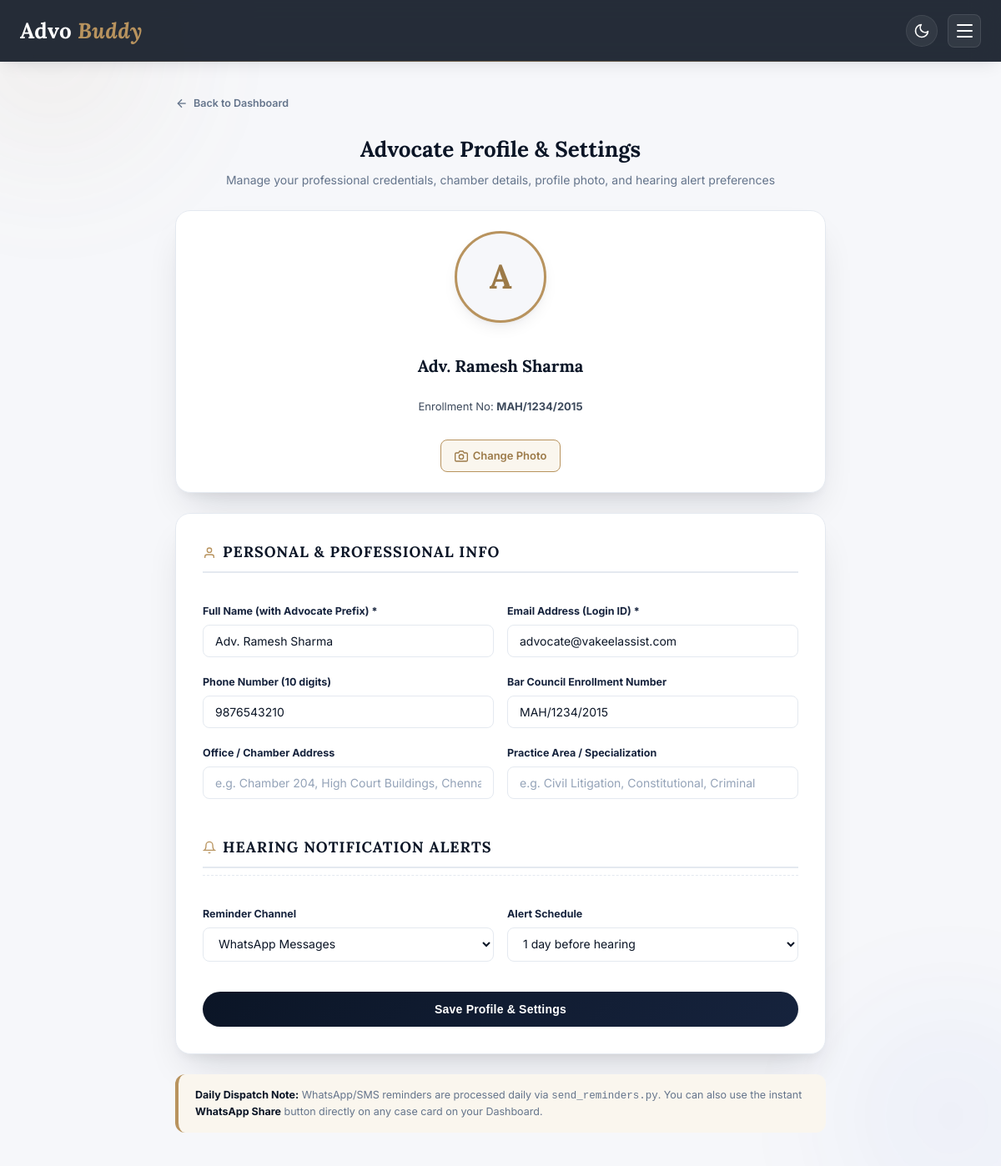
Screenshot of /settings (signed in) with the database file from the repository.
### tables this page shows
CREATE TABLE advocates (
            id INTEGER PRIMARY KEY AUTOINCREMENT,
            name TEXT NOT NULL,
            email TEXT UNIQUE NOT NULL,
            phone TEXT,
            bar_council_number TEXT,
            password_hash TEXT NOT NULL,
            reminder_method TEXT DEFAULT 'none',
            reminder_days_before INTEGER DEFAULT 1,
            created_at TEXT DEFAULT CURRENT_TIMESTAMP
        , profile_image TEXT, office_address TEXT, specialization TEXT);

### app.py (the view, shortened to what this page needs)
@app.route("/settings", methods=["GET", "POST"])
@login_required
def settings():
    advocate_id = session["advocate_id"]
    conn = get_db()
    cur = conn.cursor()
    cur.execute("SELECT * FROM advocates WHERE id=%s", (advocate_id,))
    advocate = cur.fetchone()
    cur.close()
    conn.close()
    return render_template("settings.html", advocate=advocate)

### app.py (called while the page is built)
def get_db():
    if DATABASE_URL and HAS_POSTGRES:
        conn = psycopg2.connect(DATABASE_URL, cursor_factory=psycopg2.extras.RealDictCursor)
        return conn
    else:
        db_path = os.path.join(os.path.dirname(__file__), "advo_buddy.db")
        conn = sqlite3.connect(db_path)
        conn.row_factory = sqlite3.Row
        conn.execute("PRAGMA foreign_keys = ON;")
        return SQLiteConnectionWrapper(conn)

def login_required(f):
    @wraps(f)
    def wrapper(*args, **kwargs):
        if "advocate_id" not in session:
            flash("Please log in to continue.", "error")
            return redirect(url_for("login"))
        return f(*args, **kwargs)
    return wrapper

@app.context_processor
def inject_advocate():
    return {
        "current_advocate_name": session.get("advocate_name"),
        "current_advocate_avatar": session.get("advocate_avatar")
    }

    def execute(self, query, params=None):
        query = query.replace('%s', '?')
        if "SERIAL PRIMARY KEY" in query:
            query = query.replace("SERIAL PRIMARY KEY", "INTEGER PRIMARY KEY AUTOINCREMENT")
        if params is not None:
            if not isinstance(params, (list, tuple)):
                params = (params,)
            self.cursor.execute(query, params)
        else:
            self.cursor.execute(query)
        return self

    def fetchone(self):
        row = self.cursor.fetchone()
        if row is None:
            return None
        return dict(row)

    def close(self):
        self.cursor.close()

    def cursor(self):
        return SQLiteCursorWrapper(self.conn.cursor())

    def close(self):
        self.conn.close()

### templates/settings.html (shortened to what this page needs)
{% extends "base.html" %}
{% block content %}
<div class="form-container" style="max-width: 780px;">
    <a href="{{ url_for('dashboard') }}" class="back-link staggered-entry">
        <svg class="icon-svg" viewBox="0 0 24 24" stroke="currentColor"><line x1="19" y1="12" x2="5" y2="12"></line><polyline points="12 19 5 12 12 5"></polyline></svg>
        Back to Dashboard
    </a>
    <div class="form-header staggered-entry">
        <h2>Advocate Profile & Settings</h2>
        <p>Manage your professional credentials, chamber details, profile photo, and hearing alert preferences</p>
    </div>
    <div class="card-form staggered-entry" style="text-align: center; margin-bottom: 24px; padding: 24px;">
        <div class="avatar-wrapper" id="avatar-container">
            {% if advocate['profile_image'] %}
            <img src="{{ url_for('static', filename='uploads/avatars/' + advocate['profile_image']) }}" alt="Advocate Avatar" class="avatar-img" id="avatar-preview-img">
            {% else %}
            <span class="avatar-placeholder" id="avatar-preview-placeholder">{{ advocate['name'][0] if advocate['name'] else 'A' }}</span>
            {% endif %}
        </div>
        <div style="font-family: 'Lora', serif; font-size: 20px; font-weight: 700; color: var(--text-dark);">
            {{ advocate['name'] }}
        </div>
        <div style="font-size: 13px; color: var(--text-main); margin-top: 2px;">
            {% if advocate['bar_council_number'] %}
            Enrollment No: <strong>{{ advocate['bar_council_number'] }}</strong>
            {% else %}
            Advocate & Legal Counsel
            {% endif %}
        </div>
        <div class="avatar-actions">
            <label for="profile_image" class="file-upload-btn">
                <svg class="icon-svg" viewBox="0 0 24 24" fill="none" stroke="currentColor" stroke-width="2"><path d="M23 19a2 2 0 0 1-2 2H3a2 2 0 0 1-2-2V8a2 2 0 0 1 2-2h4l2-3h6l2 3h4a2 2 0 0 1 2 2z"></path><circle cx="12" cy="13" r="4"></circle></svg>
                Change Photo
            </label>
        </div>
    </div>
    <form class="card-form staggered-entry" method="POST" enctype="multipart/form-data" novalidate>
        <div class="section-title">
            <svg class="icon-svg" viewBox="0 0 24 24" stroke="currentColor" style="color: var(--accent);"><path d="M20 21v-2a4 4 0 0 0-4-4H8a4 4 0 0 0-4 4v2"></path><circle cx="12" cy="7" r="4"></circle></svg>
            Personal & Professional Info
        </div>
        <div class="form-row" style="margin-top: 16px;">
            <div class="form-group">
                <label for="name">Full Name (with Advocate Prefix) *</label>
                <input type="text" id="name" name="name" required value="{{ advocate['name'] }}" placeholder="e.g. Adv. M. Subramanian">
            </div>
            <div class="form-group">
                <label for="email">Email Address (Login ID) *</label>
                <input type="email" id="email" name="email" required value="{{ advocate['email'] }}" placeholder="e.g. advocate@example.com">
            </div>
        </div>
        <div class="form-row">
            <div class="form-group">
                <label for="phone">Phone Number (10 digits)</label>
                <input type="tel" id="phone" name="phone" value="{{ advocate['phone'] or '' }}" placeholder="e.g. 9876543210">
            </div>
            <div class="form-group">
                <label for="bar_council_number">Bar Council Enrollment Number</label>
                <input type="text" id="bar_council_number" name="bar_council_number" value="{{ advocate['bar_council_number'] or '' }}" placeholder="e.g. MS/1234/2018">
            </div>
        </div>
        <div class="form-row">
            <div class="form-group">
                <label for="office_address">Office / Chamber Address</label>
                <input type="text" id="office_address" name="office_address" value="{{ advocate['office_address'] or '' }}" placeholder="e.g. Chamber 204, High Court Buildings, Chennai">
            </div>
            <div class="form-group">
                <label for="specialization">Practice Area / Specialization</label>
                <input type="text" id="specialization" name="specialization" value="{{ advocate['specialization'] or '' }}" placeholder="e.g. Civil Litigation, Constitutional, Criminal">
            </div>
        </div>
        <div class="section-divider">
            <div class="section-title">
                <svg class="icon-svg" viewBox="0 0 24 24" stroke="currentColor" style="color: var(--accent);"><path d="M18 8A6 6 0 0 0 6 8c0 7-3 9-3 9h18s-3-2-3-9"></path><path d="M13.73 21a2 2 0 0 1-3.46 0"></path></svg>
                Hearing Notification Alerts
            </div>
        </div>
        <div class="form-row">
            <div class="form-group">
                <label for="reminder_method">Reminder Channel</label>
                <select id="reminder_method" name="reminder_method">
                    <option value="whatsapp" {% if advocate['reminder_method']=='whatsapp' %}selected{% endif %}>WhatsApp Messages</option>
                </select>
            </div>
            <div class="form-group">
                <label for="reminder_days_before">Alert Schedule</label>
                <select id="reminder_days_before" name="reminder_days_before">
                    {% for d in [1, 2, 3, 5, 7] %}
                    <option value="{{ d }}" {% if advocate['reminder_days_before']==d %}selected{% endif %}>{{ d }} day{{ 's' if d > 1 else '' }} before hearing</option>
                    {% endfor %}
                </select>
            </div>
        </div>
        <button type="submit" class="btn-submit" style="margin-top: 16px;">Save Profile & Settings</button>
    </form>
    <div class="card-info staggered-entry" style="margin-top: 24px;">
        <strong>Daily Dispatch Note:</strong> WhatsApp/SMS reminders are processed daily via <code>send_reminders.py</code>. You can also use the instant <strong>WhatsApp Share</strong> button directly on any case card on your Dashboard.
    </div>
</div>
{% endblock %}

### templates/settings.html (style rules this page uses)
.avatar-wrapper { position: relative; width: 110px; height: 110px; border-radius: 50%; margin: 0 auto 16px auto; border: 3px solid var(--accent); box-shadow: var(--shadow-md); overflow: hidden; background: var(--bg-app); display: flex; align-items: center; justify-content: center; }
.avatar-placeholder { font-size: 40px; font-weight: 700; color: var(--accent-hover); text-transform: uppercase; font-family: 'Lora', serif; }
.avatar-actions { display: flex; justify-content: center; gap: 12px; margin-top: 10px; }
.file-upload-btn { background: var(--accent-bg); color: var(--accent-hover); border: 1px solid var(--accent); padding: 8px 16px; border-radius: var(--radius-sm); font-size: 13px; font-weight: 600; cursor: pointer; transition: all 0.2s ease; display: inline-flex; align-items: center; gap: 6px; }
.section-divider { margin: 24px 0 16px 0; border-bottom: 1px dashed var(--border-card); padding-bottom: 8px; }
.section-title { font-family: 'Lora', serif; font-size: 18px; font-weight: 700; color: var(--text-dark); margin: 0; display: flex; align-items: center; gap: 8px; }

### rows the page displays
advocates: name "A", name "Adv. Ramesh Sharma", bar_council_number "MAH/1234/2015", email "advocate@vakeelassist.com", phone "9876543210", reminder_method "WhatsApp Messages", reminder_days_before "1 day before hearing"
